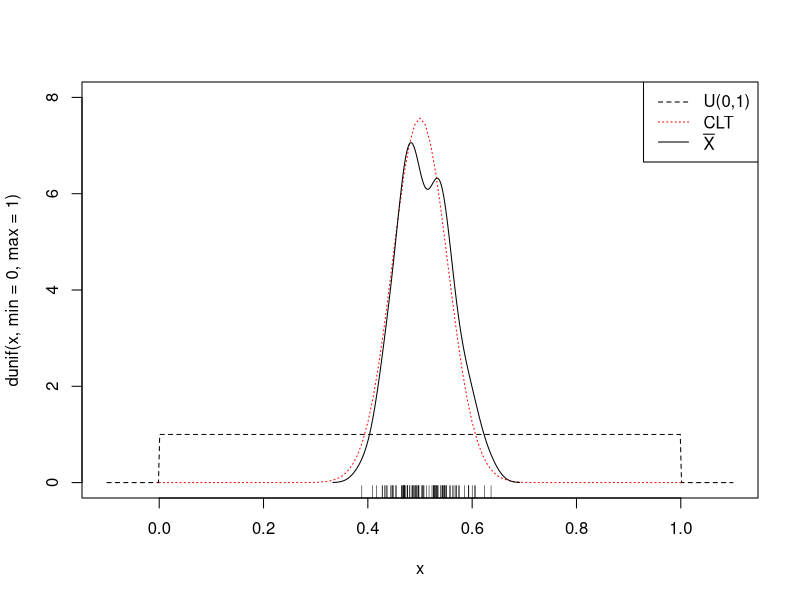
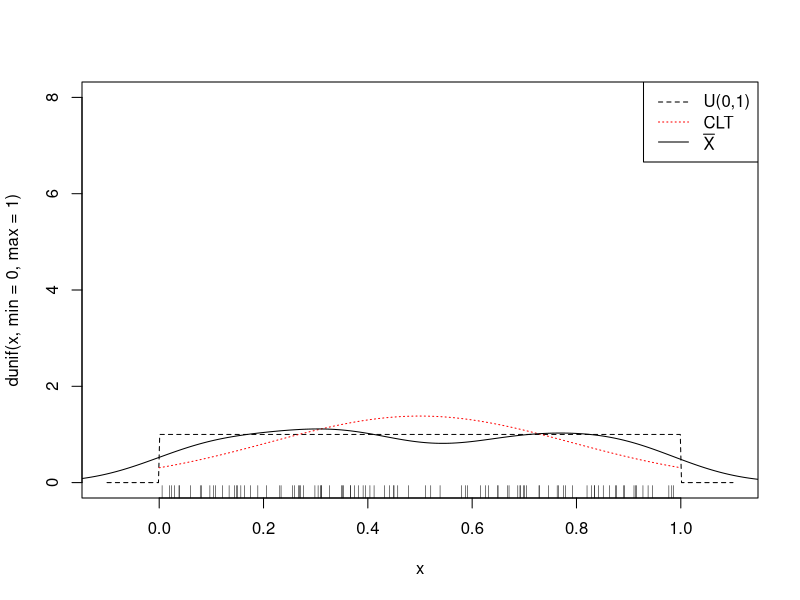
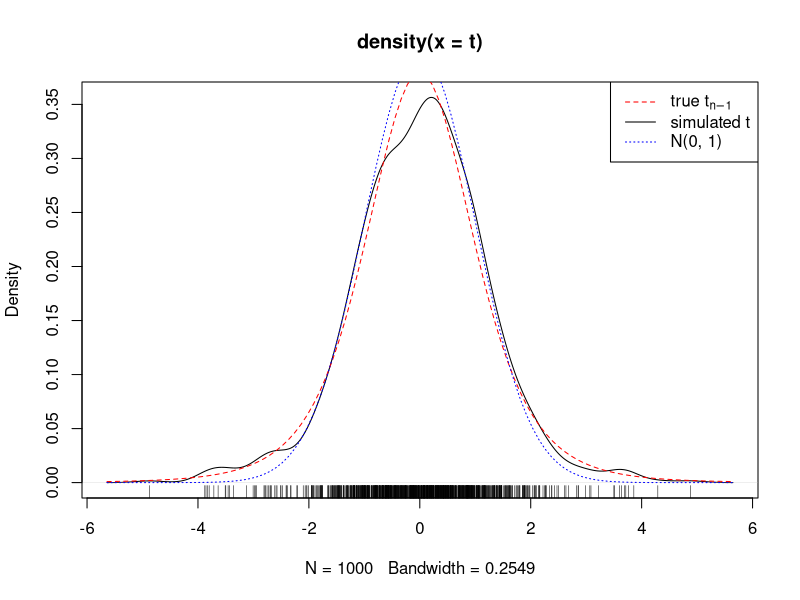
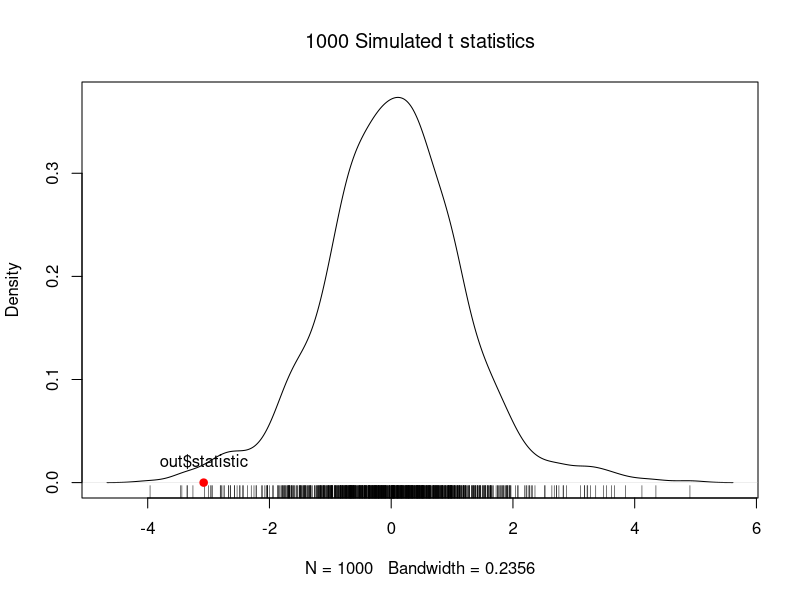

These figures' R source, in order:
rm(list = ls()) #initialization


#############################Simulation#############################
####################by Replicating a Calculation####################


###################pseudo-random number generator###################
######################repeatable by set.seed########################
#see https://www.khanacademy.org/computing/computer-science/cryptography/crypt/v/random-vs-pseudorandom-number-generators

(a = rnorm(1)); (b = rnorm(1)); a == b #not repeatable

set.seed(0); (a = rnorm(1)); set.seed(0); (b = rnorm(1)); a == b #repeatable, good for debugging


#########################repeat calculations########################
###########################by replicate#############################
x = replicate(n = 4, expr = rnorm(1)); x #4 random samples of size 1, without set.seed, not repeatable

set.seed(35) #repeatable
y = replicate(n = 4, expr = rnorm(3)); y #4 random samples of size 3

set.seed(35) #repeatable
z = replicate(n = 4, expr = mean(rnorm(3))); z #4 means of samples of size 3

#verification
y[ , 1]
mean(y[ , 1]); z[1] #same

#{...; ...; ...} contains more commands
w = replicate(n = 4, expr = {mu = 7; sigma = 3; x = rnorm(n = 3, mean = mu, sd = sigma); mean(x)}); w #repeat several lines


#####################simulation of distributions####################

?distributions #norm, unif, t, chisq, f, exp
#prefix
#d - density (pdf)
#p - probability (cdf) (which side?)
#q - quartile (critical value, or inverse of cdf) (which side?)
#r - random generating

#one-time simulation N(mu, sigma)
mu = 7; sigma = 3
mean(x <- rnorm(n = 1000, mean = mu, sd = sigma)); sd(x)

#Central Limit Theorem (CLT)
#Population Distribution: U(0, 1) => Sampling Distribution: N(0.5, *) by CLT
#see https://www.khanacademy.org/math/statistics-probability/sampling-distributions-library/sample-means/v/central-limit-theorem

#population distribution
curve(dunif(x, min = 0, max = 1), from = -0.1, to = 1.1, ylim = c(0, 8), lty = 2, n = 500) #U(0,1)
#if n = 101 by default, you can observe some unexpected slant lines at both ends

n = 30 #sample size
N = 100 #number of samples

x.bars = replicate(n = N, expr = mean(runif(n = n, min = 0, max = 1))) #vector of N sample means
mean(x.bars) #should be near 1/2
sd(x.bars) #should be near sqrt(1/12)/sqrt(n), about .0527

curve(dnorm(x, mean = 1/2, sd = sqrt(1/12)/sqrt(n)), from = 0, to = 1, lty = 3, add = TRUE, col = "red") #CLT

lines(density(x.bars), lty = 1) #sampling distribution of bar(x)
                                #much better than histogram here

rug(x.bars)
legend(x = "topright", legend = c("U(0,1)", "CLT", expression(bar(X))), col = c("black", "red", "black"), lty = c(2, 3, 1))


#sample size matters
curve(dunif(x, min = 0, max = 1), from = -0.1, to = 1.1, ylim = c(0,8), lty = 2, n = 500) #U(0,1)
#if n = 101 by default, you can observe some unexpected slant lines at both ends

n = 1 #sample size is too small! CLT fail!
N = 100 #number of samples

x.bars = replicate(n = N, expr = mean(runif(n = n, min = 0, max = 1))) #vector of N sample means
mean(x.bars) #should be near 1/2
sd(x.bars) #should be near sqrt(1/12)/sqrt(n), about .2887

curve(dnorm(x, mean = 1/2, sd = sqrt(1/12)/sqrt(n)), from = 0, to = 1, lty = 3, add = TRUE, col = "red") #CLT

lines(density(x.bars), lty = 1) #sampling distribution of bar(x)

rug(x.bars)
legend(x = "topright", legend = c("U(0,1)", "CLT", expression(bar(X))), col = c("black", "red", "black"), lty = c(2, 3, 1))


#simulation of t distribution
#normal distribution => t distribution
#see https://www.youtube.com/watch?v=Uv6nGIgZMVw

n = 6 #sample size
N = 1000 #number of samples. You can change it to see what will happen.
mu = 7
sigma = 3

t = replicate(N, {x = rnorm(n, mean = mu, sd = sigma); (mean(x) - mu)/(sd(x)/sqrt(n))}) #normal distribution => t distribution
plot(density(t)) #sampling distribution of T ~ t_{n-1}
rug(t)

curve(dt(x, df = n-1), lty = "dashed", add = TRUE, col = "red") #true t_{n-1}

curve(dnorm(x, mean = 0, sd = 1), lty = "dotted", add = TRUE, col = "blue") #add N(0, 1) for reference

legend(x = "topright", legend = c(expression("true "*t[n-1]), "simulated t", "N(0, 1)"), col = c("red", "black", "blue"), lty = c("dashed", "solid", "dotted"))

#simulation of chi-squared/F distribution: see handout


########################simulation of p-value#######################
#see https://www.youtube.com/watch?v=128yz0OCG-I

x = c(118, 121, 113, 116, 117, 112, 113) #real data

#t test
(out = t.test(x, mu=119.5)) #get t score & p-value, reject H0

#p-Value simulation
mu = 119.5
sigma = sd(x)
n = length(x) #sample size
N = 1000 #number of replicates. You can change it to see what will happen.

t = replicate(N, {x = rnorm(n, mean = mu, sd = sigma); (mean(x) - mu)/(sd(x)/sqrt(n))}) #normal distribution => t distribution

more.extreme = (abs(t) > abs(out$statistic)) #counts
(simulated.p.value = sum(more.extreme) / N) #proportion as a probability, i.e., p-value
out$p.value

plot(density(t), main = bquote(.(N) * " Simulated t statistics")) #visualize p-value
rug(t)
points(x = out$statistic, y = 0, pch = 19, col = "red")
text(x = out$statistic, y = .02, labels = "out$statistic")


################################exam################################
#read the exam rule CAREFULLY on my website!!!